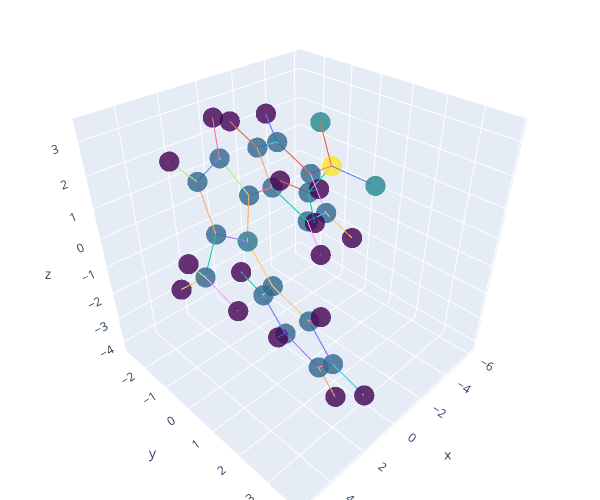

Notebook cell for this chart:
### Code cell
def plot_molecule(tensorized):
    """ 
    A function for plotting a molecule

    Parameters
    ----------
    tensorized : a dictionary containing the graph, the node positions, the one hot degree sequence, the chains, and the B matrix
    
    Returns
    -------
    fig : a plotly figure
        A plotly figure containing the plot of the molecule
    """

    # invert one hot encoding of tensorized['H']
    H = torch.argmax(tensorized['H'],axis=1)

    fig = go.Figure(data=[go.Scatter3d(x=tensorized['Z'][:,0], y=tensorized['Z'][:,1], z=tensorized['Z'][:,2],
                                      mode='markers', marker=dict(size=7, color=H, colorscale='Viridis', opacity=0.8),showlegend=False)])

    for i in range(tensorized['Z_chains'].shape[0]):
        fig.add_trace(go.Scatter3d(x=[tensorized['Z_chains'][i,0,0], tensorized['Z_chains'][i,1,0]],
                                   y=[tensorized['Z_chains'][i,0,1], tensorized['Z_chains'][i,1,1]],
                                   z=[tensorized['Z_chains'][i,0,2], tensorized['Z_chains'][i,1,2]],
                                   mode='lines',
                                   showlegend=False,))
        
    # make it square and zoom to fit
    fig.update_layout(width=600, height=500, autosize=False, margin=dict(l=0, r=0, b=0, t=0))
    fig.update_layout(scene_aspectmode='cube')

    
    
    return fig

# plot the molecule
fig = plot_molecule(tdata[3])

fig.show()

### Figure 1 — Plotly figure (JSON) as saved in the notebook; plotly's stock layout.template omitted (floating-point values rounded to 4 significant figures)
{"data": [{"marker": {"color": [6, 5, 5, 5, 5, 5, 5, 5, 5, 5, 5, 5, 5, 5, 5, 5, 5, 5, 15, 7, 7, 5, 0, 0, 0, 0, 0, 0, 0, 0, 0, 0, 0, 0, 0, 0, 0, 0, 0], "colorscale": [[0, "#440154"], [0.1111, "#482878"], [0.2222, "#3e4989"], [0.3333, "#31688e"], [0.4444, "#26828e"], [0.5556, "#1f9e89"], [0.6667, "#35b779"], [0.7778, "#6ece58"], [0.8889, "#b5de2b"], [1, "#fde725"]], "opacity": 0.8, "size": 7}, "mode": "markers", "showlegend": false, "type": "scatter3d", "x": [2.086, 1.167, 1.886, 3.254, 3.37, -0.2861, 1.769, -0.9616, -2.344, -3.055, -2.393, -1.01, 1.198, 0.8842, 1.139, 1.707, 2.021, 4.633, -4.813, -5.348, -5.347, -4.965, 1.456, 4.078, -0.416, -2.849, -2.937, -0.5028, 0.9449, 0.4301, 0.8933, 1.912, 2.494, 5.423, 4.508, 4.986, -6.028, -4.485, -4.495], "y": [0.1687, -0.3247, -0.7996, -0.6268, -0.02194, -0.4263, 0.7932, 0.424, 0.3154, -0.6522, -1.525, -1.41, 0.04846, 0.665, 2.023, 2.769, 2.159, 0.4489, -0.8049, 0.5285, -1.563, -1.783, -1.256, -0.8932, 1.179, 0.9892, -2.29, -2.09, -1.001, 0.08466, 2.501, 3.828, 2.762, 0.5597, 1.426, -0.2764, -1.925, -2.749, -1.252], "z": [0.4783, 1.417, 2.502, 2.235, 0.999, 1.235, -0.769, 0.3471, 0.1722, 0.8858, 1.753, 1.923, -1.809, -3.023, -3.206, -2.175, -0.9584, 0.3564, 0.6624, 0.4061, 1.79, -0.8093, 3.388, 2.888, -0.2172, -0.5162, 2.301, 2.606, -1.684, -3.825, -4.153, -2.32, -0.1861, 1.108, -0.1194, -0.3822, -1.013, -0.6454, -1.64]}, {"mode": "lines", "showlegend": false, "type": "scatter3d", "x": [2.086, 1.167], "y": [0.1687, -0.3247], "z": [0.4783, 1.417]}, {"mode": "lines", "showlegend": false, "type": "scatter3d", "x": [2.086, 3.37], "y": [0.1687, -0.02194], "z": [0.4783, 0.999]}, {"mode": "lines", "showlegend": false, "type": "scatter3d", "x": [2.086, 1.769], "y": [0.1687, 0.7932], "z": [0.4783, -0.769]}, {"mode": "lines", "showlegend": false, "type": "scatter3d", "x": [2.086, 1.167], "y": [0.1687, -0.3247], "z": [0.4783, 1.417]}, {"mode": "lines", "showlegend": false, "type": "scatter3d", "x": [1.167, 1.886], "y": [-0.3247, -0.7996], "z": [1.417, 2.502]}, {"mode": "lines", "showlegend": false, "type": "scatter3d", "x": [1.167, -0.2861], "y": [-0.3247, -0.4263], "z": [1.417, 1.235]}, {"mode": "lines", "showlegend": false, "type": "scatter3d", "x": [1.167, 1.886], "y": [-0.3247, -0.7996], "z": [1.417, 2.502]}, {"mode": "lines", "showlegend": false, "type": "scatter3d", "x": [1.886, 3.254], "y": [-0.7996, -0.6268], "z": [2.502, 2.235]}, {"mode": "lines", "showlegend": false, "type": "scatter3d", "x": [1.886, 1.456], "y": [-0.7996, -1.256], "z": [2.502, 3.388]}, {"mode": "lines", "showlegend": false, "type": "scatter3d", "x": [1.886, 3.254], "y": [-0.7996, -0.6268], "z": [2.502, 2.235]}, {"mode": "lines", "showlegend": false, "type": "scatter3d", "x": [3.254, 3.37], "y": [-0.6268, -0.02194], "z": [2.235, 0.999]}, {"mode": "lines", "showlegend": false, "type": "scatter3d", "x": [3.254, 4.078], "y": [-0.6268, -0.8932], "z": [2.235, 2.888]}, {"mode": "lines", "showlegend": false, "type": "scatter3d", "x": [2.086, 3.37], "y": [0.1687, -0.02194], "z": [0.4783, 0.999]}, {"mode": "lines", "showlegend": false, "type": "scatter3d", "x": [3.254, 3.37], "y": [-0.6268, -0.02194], "z": [2.235, 0.999]}, {"mode": "lines", "showlegend": false, "type": "scatter3d", "x": [3.37, 4.633], "y": [-0.02194, 0.4489], "z": [0.999, 0.3564]}, {"mode": "lines", "showlegend": false, "type": "scatter3d", "x": [1.167, -0.2861], "y": [-0.3247, -0.4263], "z": [1.417, 1.235]}, {"mode": "lines", "showlegend": false, "type": "scatter3d", "x": [-0.2861, -0.9616], "y": [-0.4263, 0.424], "z": [1.235, 0.3471]}, {"mode": "lines", "showlegend": false, "type": "scatter3d", "x": [-0.2861, -1.01], "y": [-0.4263, -1.41], "z": [1.235, 1.923]}, {"mode": "lines", "showlegend": false, "type": "scatter3d", "x": [2.086, 1.769], "y": [0.1687, 0.7932], "z": [0.4783, -0.769]}, {"mode": "lines", "showlegend": false, "type": "scatter3d", "x": [1.769, 1.198], "y": [0.7932, 0.04846], "z": [-0.769, -1.809]}, {"mode": "lines", "showlegend": false, "type": "scatter3d", "x": [1.769, 2.021], "y": [0.7932, 2.159], "z": [-0.769, -0.9584]}, {"mode": "lines", "showlegend": false, "type": "scatter3d", "x": [-0.2861, -0.9616], "y": [-0.4263, 0.424], "z": [1.235, 0.3471]}, {"mode": "lines", "showlegend": false, "type": "scatter3d", "x": [-0.9616, -2.344], "y": [0.424, 0.3154], "z": [0.3471, 0.1722]}, {"mode": "lines", "showlegend": false, "type": "scatter3d", "x": [-0.9616, -0.416], "y": [0.424, 1.179], "z": [0.3471, -0.2172]}, {"mode": "lines", "showlegend": false, "type": "scatter3d", "x": [-0.9616, -2.344], "y": [0.424, 0.3154], "z": [0.3471, 0.1722]}, {"mode": "lines", "showlegend": false, "type": "scatter3d", "x": [-2.344, -3.055], "y": [0.3154, -0.6522], "z": [0.1722, 0.8858]}, {"mode": "lines", "showlegend": false, "type": "scatter3d", "x": [-2.344, -2.849], "y": [0.3154, 0.9892], "z": [0.1722, -0.5162]}, {"mode": "lines", "showlegend": false, "type": "scatter3d", "x": [-2.344, -3.055], "y": [0.3154, -0.6522], "z": [0.1722, 0.8858]}, {"mode": "lines", "showlegend": false, "type": "scatter3d", "x": [-3.055, -2.393], "y": [-0.6522, -1.525], "z": [0.8858, 1.753]}, {"mode": "lines", "showlegend": false, "type": "scatter3d", "x": [-3.055, -4.813], "y": [-0.6522, -0.8049], "z": [0.8858, 0.6624]}, {"mode": "lines", "showlegend": false, "type": "scatter3d", "x": [-3.055, -2.393], "y": [-0.6522, -1.525], "z": [0.8858, 1.753]}, {"mode": "lines", "showlegend": false, "type": "scatter3d", "x": [-2.393, -1.01], "y": [-1.525, -1.41], "z": [1.753, 1.923]}, {"mode": "lines", "showlegend": false, "type": "scatter3d", "x": [-2.393, -2.937], "y": [-1.525, -2.29], "z": [1.753, 2.301]}, {"mode": "lines", "showlegend": false, "type": "scatter3d", "x": [-0.2861, -1.01], "y": [-0.4263, -1.41], "z": [1.235, 1.923]}, {"mode": "lines", "showlegend": false, "type": "scatter3d", "x": [-2.393, -1.01], "y": [-1.525, -1.41], "z": [1.753, 1.923]}, {"mode": "lines", "showlegend": false, "type": "scatter3d", "x": [-1.01, -0.5028], "y": [-1.41, -2.09], "z": [1.923, 2.606]}, {"mode": "lines", "showlegend": false, "type": "scatter3d", "x": [1.769, 1.198], "y": [0.7932, 0.04846], "z": [-0.769, -1.809]}, {"mode": "lines", "showlegend": false, "type": "scatter3d", "x": [1.198, 0.8842], "y": [0.04846, 0.665], "z": [-1.809, -3.023]}, {"mode": "lines", "showlegend": false, "type": "scatter3d", "x": [1.198, 0.9449], "y": [0.04846, -1.001], "z": [-1.809, -1.684]}, {"mode": "lines", "showlegend": false, "type": "scatter3d", "x": [1.198, 0.8842], "y": [0.04846, 0.665], "z": [-1.809, -3.023]}, {"mode": "lines", "showlegend": false, "type": "scatter3d", "x": [0.8842, 1.139], "y": [0.665, 2.023], "z": [-3.023, -3.206]}, {"mode": "lines", "showlegend": false, "type": "scatter3d", "x": [0.8842, 0.4301], "y": [0.665, 0.08466], "z": [-3.023, -3.825]}, {"mode": "lines", "showlegend": false, "type": "scatter3d", "x": [0.8842, 1.139], "y": [0.665, 2.023], "z": [-3.023, -3.206]}, {"mode": "lines", "showlegend": false, "type": "scatter3d", "x": [1.139, 1.707], "y": [2.023, 2.769], "z": [-3.206, -2.175]}, {"mode": "lines", "showlegend": false, "type": "scatter3d", "x": [1.139, 0.8933], "y": [2.023, 2.501], "z": [-3.206, -4.153]}, {"mode": "lines", "showlegend": false, "type": "scatter3d", "x": [1.139, 1.707], "y": [2.023, 2.769], "z": [-3.206, -2.175]}, {"mode": "lines", "showlegend": false, "type": "scatter3d", "x": [1.707, 2.021], "y": [2.769, 2.159], "z": [-2.175, -0.9584]}, {"mode": "lines", "showlegend": false, "type": "scatter3d", "x": [1.707, 1.912], "y": [2.769, 3.828], "z": [-2.175, -2.32]}, {"mode": "lines", "showlegend": false, "type": "scatter3d", "x": [1.769, 2.021], "y": [0.7932, 2.159], "z": [-0.769, -0.9584]}, {"mode": "lines", "showlegend": false, "type": "scatter3d", "x": [1.707, 2.021], "y": [2.769, 2.159], "z": [-2.175, -0.9584]}, {"mode": "lines", "showlegend": false, "type": "scatter3d", "x": [2.021, 2.494], "y": [2.159, 2.762], "z": [-0.9584, -0.1861]}, {"mode": "lines", "showlegend": false, "type": "scatter3d", "x": [3.37, 4.633], "y": [-0.02194, 0.4489], "z": [0.999, 0.3564]}, {"mode": "lines", "showlegend": false, "type": "scatter3d", "x": [4.633, 5.423], "y": [0.4489, 0.5597], "z": [0.3564, 1.108]}, {"mode": "lines", "showlegend": false, "type": "scatter3d", "x": [4.633, 4.508], "y": [0.4489, 1.426], "z": [0.3564, -0.1194]}, {"mode": "lines", "showlegend": false, "type": "scatter3d", "x": [4.633, 4.986], "y": [0.4489, -0.2764], "z": [0.3564, -0.3822]}, {"mode": "lines", "showlegend": false, "type": "scatter3d", "x": [-3.055, -4.813], "y": [-0.6522, -0.8049], "z": [0.8858, 0.6624]}, {"mode": "lines", "showlegend": false, "type": "scatter3d", "x": [-4.813, -5.348], "y": [-0.8049, 0.5285], "z": [0.6624, 0.4061]}, {"mode": "lines", "showlegend": false, "type": "scatter3d", "x": [-4.813, -5.347], "y": [-0.8049, -1.563], "z": [0.6624, 1.79]}, {"mode": "lines", "showlegend": false, "type": "scatter3d", "x": [-4.813, -4.965], "y": [-0.8049, -1.783], "z": [0.6624, -0.8093]}, {"mode": "lines", "showlegend": false, "type": "scatter3d", "x": [-4.813, -5.348], "y": [-0.8049, 0.5285], "z": [0.6624, 0.4061]}, {"mode": "lines", "showlegend": false, "type": "scatter3d", "x": [-4.813, -5.347], "y": [-0.8049, -1.563], "z": [0.6624, 1.79]}, {"mode": "lines", "showlegend": false, "type": "scatter3d", "x": [-4.813, -4.965], "y": [-0.8049, -1.783], "z": [0.6624, -0.8093]}, {"mode": "lines", "showlegend": false, "type": "scatter3d", "x": [-4.965, -6.028], "y": [-1.783, -1.925], "z": [-0.8093, -1.013]}, {"mode": "lines", "showlegend": false, "type": "scatter3d", "x": [-4.965, -4.485], "y": [-1.783, -2.749], "z": [-0.8093, -0.6454]}, {"mode": "lines", "showlegend": false, "type": "scatter3d", "x": [-4.965, -4.495], "y": [-1.783, -1.252], "z": [-0.8093, -1.64]}, {"mode": "lines", "showlegend": false, "type": "scatter3d", "x": [1.886, 1.456], "y": [-0.7996, -1.256], "z": [2.502, 3.388]}, {"mode": "lines", "showlegend": false, "type": "scatter3d", "x": [3.254, 4.078], "y": [-0.6268, -0.8932], "z": [2.235, 2.888]}, {"mode": "lines", "showlegend": false, "type": "scatter3d", "x": [-0.9616, -0.416], "y": [0.424, 1.179], "z": [0.3471, -0.2172]}, {"mode": "lines", "showlegend": false, "type": "scatter3d", "x": [-2.344, -2.849], "y": [0.3154, 0.9892], "z": [0.1722, -0.5162]}, {"mode": "lines", "showlegend": false, "type": "scatter3d", "x": [-2.393, -2.937], "y": [-1.525, -2.29], "z": [1.753, 2.301]}, {"mode": "lines", "showlegend": false, "type": "scatter3d", "x": [-1.01, -0.5028], "y": [-1.41, -2.09], "z": [1.923, 2.606]}, {"mode": "lines", "showlegend": false, "type": "scatter3d", "x": [1.198, 0.9449], "y": [0.04846, -1.001], "z": [-1.809, -1.684]}, {"mode": "lines", "showlegend": false, "type": "scatter3d", "x": [0.8842, 0.4301], "y": [0.665, 0.08466], "z": [-3.023, -3.825]}, {"mode": "lines", "showlegend": false, "type": "scatter3d", "x": [1.139, 0.8933], "y": [2.023, 2.501], "z": [-3.206, -4.153]}, {"mode": "lines", "showlegend": false, "type": "scatter3d", "x": [1.707, 1.912], "y": [2.769, 3.828], "z": [-2.175, -2.32]}, {"mode": "lines", "showlegend": false, "type": "scatter3d", "x": [2.021, 2.494], "y": [2.159, 2.762], "z": [-0.9584, -0.1861]}, {"mode": "lines", "showlegend": false, "type": "scatter3d", "x": [4.633, 5.423], "y": [0.4489, 0.5597], "z": [0.3564, 1.108]}, {"mode": "lines", "showlegend": false, "type": "scatter3d", "x": [4.633, 4.508], "y": [0.4489, 1.426], "z": [0.3564, -0.1194]}, {"mode": "lines", "showlegend": false, "type": "scatter3d", "x": [4.633, 4.986], "y": [0.4489, -0.2764], "z": [0.3564, -0.3822]}, {"mode": "lines", "showlegend": false, "type": "scatter3d", "x": [-4.965, -6.028], "y": [-1.783, -1.925], "z": [-0.8093, -1.013]}, {"mode": "lines", "showlegend": false, "type": "scatter3d", "x": [-4.965, -4.485], "y": [-1.783, -2.749], "z": [-0.8093, -0.6454]}, {"mode": "lines", "showlegend": false, "type": "scatter3d", "x": [-4.965, -4.495], "y": [-1.783, -1.252], "z": [-0.8093, -1.64]}], "layout": {"autosize": false, "height": 500, "margin": {"b": 0, "l": 0, "r": 0, "t": 0}, "scene": {"aspectmode": "cube"}, "width": 600}}
